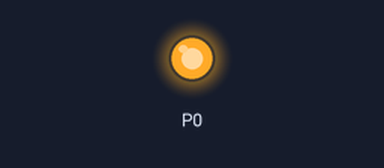
A program run on a simulated BBC micro:bit (MakeCode). Parts: output pins drawn as LEDs (lit = HIGH).

Above: at 0.2 s.
At 110.6 s:
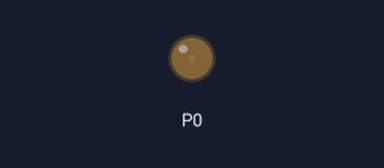
Timing chart, 0 to 112.1 s (numbered marks = the images above):
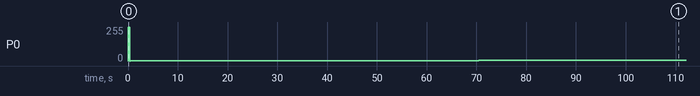

Measured:
- by itself, P0: 0/255 → 255/255 at 0.00 s, → 0/255 0.40 s later, → 1/255 0.10 s later, → 2/255 30.0 s later, … (8 changes in this stretch)

The program:

main.ts
```typescript
let control2 = 0
basic.forever(function () {
    for (let index = 0; index < 4; index++) {
        pins.digitalWritePin(DigitalPin.P0, 1)
        basic.pause(100)
        pins.digitalWritePin(DigitalPin.P0, 0)
    }
    basic.pause(100)
    while (control2 < 1024) {
        control2 += 1
        pins.analogWritePin(AnalogPin.P0, control2)
        basic.pause(5000)
    }
    while (control2 > 0) {
        control2 += -1
        pins.analogWritePin(AnalogPin.P0, control2)
        basic.pause(5000)
    }
})
```

test.ts
```typescript
// aquí va el archivo "tests"; esto no se compilará cuando este paquete se utilice como una extensión.
```
